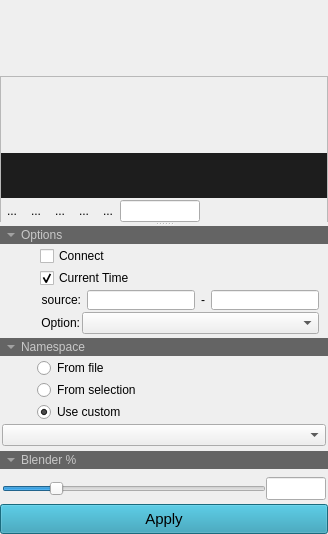
       <widget class="QSplitter" name="Attr_splitter">
        <property name="sizePolicy">
         <sizepolicy hsizetype="Expanding" vsizetype="Expanding">
          <horstretch>0</horstretch>
          <verstretch>0</verstretch>
         </sizepolicy>
        </property>
        <property name="orientation">
         <enum>Qt::Vertical</enum>
        </property>
        <widget class="QWidget" name="layoutWidget_8">
         <layout class="QVBoxLayout" name="verticalLayout_29">
          <property name="spacing">
           <number>0</number>
          </property>
          <item>
           <widget class="QFrame" name="Preview_frame">
            <property name="sizePolicy">
             <sizepolicy hsizetype="Preferred" vsizetype="Expanding">
              <horstretch>0</horstretch>
              <verstretch>0</verstretch>
             </sizepolicy>
            </property>
            <property name="minimumSize">
             <size>
              <width>0</width>
              <height>200</height>
             </size>
            </property>
            <property name="frameShape">
             <enum>QFrame::StyledPanel</enum>
            </property>
            <property name="frameShadow">
             <enum>QFrame::Raised</enum>
            </property>
            <layout class="QVBoxLayout" name="verticalLayout_30">
             <property name="spacing">
              <number>0</number>
             </property>
             <property name="sizeConstraint">
              <enum>QLayout::SetMaximumSize</enum>
             </property>
             <property name="leftMargin">
              <number>0</number>
             </property>
             <property name="topMargin">
              <number>0</number>
             </property>
             <property name="rightMargin">
              <number>0</number>
             </property>
             <property name="bottomMargin">
              <number>0</number>
             </property>
             <item>
              <layout class="QVBoxLayout" name="verticalLayout_Preview">
               <property name="spacing">
                <number>0</number>
               </property>
               <property name="sizeConstraint">
                <enum>QLayout::SetMaximumSize</enum>
               </property>
              </layout>
             </item>
             <item>
              <widget class="QLabel" name="title_label">
               <property name="sizePolicy">
                <sizepolicy hsizetype="Preferred" vsizetype="Fixed">
                 <horstretch>0</horstretch>
                 <verstretch>0</verstretch>
                </sizepolicy>
               </property>
               <property name="minimumSize">
                <size>
                 <width>0</width>
                 <height>45</height>
                </size>
               </property>
               <property name="maximumSize">
                <size>
                 <width>16777215</width>
                 <height>45</height>
                </size>
               </property>
               <property name="font">
                <font>
                 <family>Microsoft YaHei UI</family>
                 <pointsize>9</pointsize>
                 <weight>50</weight>
                 <bold>false</bold>
                </font>
               </property>
               <property name="styleSheet">
                <string notr="true">color: rgb(150, 150, 150);
background-color: rgb(29, 29, 29);</string>
               </property>
               <property name="lineWidth">
                <number>0</number>
               </property>
               <property name="text">
                <string/>
               </property>
               <property name="alignment">
                <set>Qt::AlignLeading|Qt::AlignLeft|Qt::AlignVCenter</set>
               </property>
               <property name="wordWrap">
                <bool>true</bool>
               </property>
              </widget>
             </item>
            </layout>
           </widget>
          </item>
          <item>
           <layout class="QHBoxLayout" name="horizontalLayout_7">
            <item>
             <widget class="QToolButton" name="Play_toolBttn">
              <property name="text">
               <string>...</string>
              </property>
              <property name="autoRaise">
               <bool>true</bool>
              </property>
             </widget>
            </item>
            <item>
             <widget class="QToolButton" name="firstFrame_toolBttn">
              <property name="toolTip">
               <string>起始帧</string>
              </property>
              <property name="text">
               <string>...</string>
              </property>
              <property name="autoRaise">
               <bool>true</bool>
              </property>
             </widget>
            </item>
            <item>
             <widget class="QToolButton" name="prevFrame_toolBttn">
              <property name="toolTip">
               <string>上一帧</string>
              </property>
              <property name="text">
               <string>...</string>
              </property>
              <property name="autoRaise">
               <bool>true</bool>
              </property>
             </widget>
            </item>
            <item>
             <widget class="QToolButton" name="nextFrame_toolBttn">
              <property name="toolTip">
               <string>下一帧</string>
              </property>
              <property name="text">
               <string>...</string>
              </property>
              <property name="autoRaise">
               <bool>true</bool>
              </property>
             </widget>
            </item>
            <item>
             <widget class="QToolButton" name="lastFrame_toolBttn">
              <property name="toolTip">
               <string>结束帧</string>
              </property>
              <property name="text">
               <string>...</string>
              </property>
              <property name="autoRaise">
               <bool>true</bool>
              </property>
             </widget>
            </item>
            <item>
             <widget class="QLineEdit" name="frams_lineEdit">
              <property name="maximumSize">
               <size>
                <width>80</width>
                <height>16777215</height>
               </size>
              </property>
              <property name="readOnly">
               <bool>true</bool>
              </property>
             </widget>
            </item>
            <item>
             <spacer name="horizontalSpacer">
              <property name="orientation">
               <enum>Qt::Horizontal</enum>
              </property>
              <property name="sizeHint" stdset="0">
               <size>
                <width>40</width>
                <height>20</height>
               </size>
              </property>
             </spacer>
            </item>
           </layout>
          </item>
         </layout>
        </widget>
        <widget class="QWidget" name="layoutWidget_9">
         <layout class="QVBoxLayout" name="verticalLayout_31">
          <property name="spacing">
           <number>2</number>
          </property>
          <item>
           <widget class="QFrame" name="apply_option_frame">
            <layout class="QVBoxLayout" name="apply_option_vlayout">
             <property name="spacing">
              <number>0</number>
             </property>
             <property name="leftMargin">
              <number>0</number>
             </property>
             <property name="topMargin">
              <number>0</number>
             </property>
             <property name="rightMargin">
              <number>0</number>
             </property>
             <property name="bottomMargin">
              <number>0</number>
             </property>
             <item>
              <widget class="QToolButton" name="option_tbttn">
               <property name="sizePolicy">
                <sizepolicy hsizetype="Preferred" vsizetype="Fixed">
                 <horstretch>0</horstretch>
                 <verstretch>0</verstretch>
                </sizepolicy>
               </property>
               <property name="maximumSize">
                <size>
                 <width>16777215</width>
                 <height>18</height>
                </size>
               </property>
               <property name="font">
                <font>
                 <family>Microsoft YaHei UI</family>
                 <pointsize>9</pointsize>
                 <weight>50</weight>
                 <bold>false</bold>
                </font>
               </property>
               <property name="styleSheet">
                <string notr="true">background-color: rgb(100, 100, 100);
color: rgb(200, 200, 200);</string>
               </property>
               <property name="text">
                <string>Options</string>
               </property>
               <property name="toolButtonStyle">
                <enum>Qt::ToolButtonTextBesideIcon</enum>
               </property>
               <property name="autoRaise">
                <bool>true</bool>
               </property>
               <property name="arrowType">
                <enum>Qt::DownArrow</enum>
               </property>
              </widget>
             </item>
             <item>
              <widget class="QFrame" name="options_frame">
               <layout class="QVBoxLayout" name="apply_option_vlayout_2">
                <property name="spacing">
                 <number>2</number>
                </property>
                <property name="leftMargin">
                 <number>20</number>
                </property>
                <property name="topMargin">
                 <number>2</number>
                </property>
                <property name="bottomMargin">
                 <number>2</number>
                </property>
                <item>
                 <layout class="QVBoxLayout" name="verticalLayout_33">
                  <property name="leftMargin">
                   <number>20</number>
                  </property>
                  <property name="rightMargin">
                   <number>0</number>
                  </property>
                  <item>
                   <widget class="QCheckBox" name="connect_cBox">
                    <property name="text">
                     <string>Connect</string>
                    </property>
                   </widget>
                  </item>
                  <item>
                   <widget class="QCheckBox" name="currentTime_cBox">
                    <property name="text">
                     <string>Current Time</string>
                    </property>
                    <property name="checked">
                     <bool>true</bool>
                    </property>
                   </widget>
                  </item>
                 </layout>
                </item>
                <item>
                 <layout class="QHBoxLayout" name="apply_option">
                  <property name="spacing">
                   <number>6</number>
                  </property>
                  <item>
                   <widget class="QLabel" name="label_16">
                    <property name="sizePolicy">
                     <sizepolicy hsizetype="Fixed" vsizetype="Preferred">
                      <horstretch>0</horstretch>
                      <verstretch>0</verstretch>
                     </sizepolicy>
                    </property>
                    <property name="minimumSize">
                     <size>
                      <width>61</width>
                      <height>0</height>
                     </size>
                    </property>
                    <property name="maximumSize">
                     <size>
                      <width>61</width>
                      <height>16777215</height>
                     </size>
                    </property>
                    <property name="font">
                     <font>
                      <family>Microsoft YaHei UI</family>
                     </font>
                    </property>
                    <property name="layoutDirection">
                     <enum>Qt::RightToLeft</enum>
                    </property>
                    <property name="text">
                     <string>source:</string>
                    </property>
                    <property name="alignment">
                     <set>Qt::AlignRight|Qt::AlignTrailing|Qt::AlignVCenter</set>
                    </property>
                   </widget>
                  </item>
                  <item>
                   <widget class="QLineEdit" name="apply_option_lineEdit01">
                    <property name="minimumSize">
                     <size>
                      <width>0</width>
                      <height>20</height>
                     </size>
                    </property>
                   </widget>
                  </item>
                  <item>
                   <widget class="QLabel" name="label_17">
                    <property name="text">
                     <string>-</string>
                    </property>
                   </widget>
                  </item>
                  <item>
                   <widget class="QLineEdit" name="apply_option_lineEdit02">
                    <property name="minimumSize">
                     <size>
                      <width>0</width>
                      <height>20</height>
                     </size>
                    </property>
                   </widget>
                  </item>
                 </layout>
                </item>
                <item>
                 <layout class="QHBoxLayout" name="apply_option_10">
                  <item>
                   <widget class="QLabel" name="label_18">
                    <property name="sizePolicy">
                     <sizepolicy hsizetype="Fixed" vsizetype="Preferred">
                      <horstretch>0</horstretch>
                      <verstretch>0</verstretch>
                     </sizepolicy>
                    </property>
                    <property name="minimumSize">
                     <size>
                      <width>60</width>
                      <height>0</height>
                     </size>
                    </property>
                    <property name="maximumSize">
                     <size>
                      <width>60</width>
                      <height>16777215</height>
                     </size>
                    </property>
                    <property name="font">
                     <font>
                      <family>Microsoft YaHei UI</family>
                     </font>
                    </property>
                    <property name="text">
                     <string>Option:</string>
                    </property>
                    <property name="alignment">
                     <set>Qt::AlignRight|Qt::AlignTrailing|Qt::AlignVCenter</set>
                    </property>
                   </widget>
                  </item>
                  <item>
                   <widget class="QComboBox" name="apply_option_combox">
                    <property name="font">
                     <font>
                      <family>Microsoft YaHei UI</family>
                     </font>
                    </property>
                   </widget>
                  </item>
                 </layout>
                </item>
               </layout>
              </widget>
             </item>
            </layout>
           </widget>
          </item>
          <item>
           <widget class="QFrame" name="namespace_frame">
            <layout class="QVBoxLayout" name="namespace_vlayout">
             <property name="spacing">
              <number>0</number>
             </property>
             <property name="leftMargin">
              <number>0</number>
             </property>
             <property name="topMargin">
              <number>0</number>
             </property>
             <property name="rightMargin">
              <number>0</number>
             </property>
             <property name="bottomMargin">
              <number>0</number>
             </property>
             <item>
              <widget class="QToolButton" name="namespace_tbttn">
               <property name="sizePolicy">
                <sizepolicy hsizetype="Preferred" vsizetype="Fixed">
                 <horstretch>0</horstretch>
                 <verstretch>0</verstretch>
                </sizepolicy>
               </property>
               <property name="maximumSize">
                <size>
                 <width>16777215</width>
                 <height>18</height>
                </size>
               </property>
               <property name="font">
                <font>
                 <family>Microsoft YaHei UI</family>
                 <pointsize>9</pointsize>
                 <weight>50</weight>
                 <bold>false</bold>
                </font>
               </property>
               <property name="styleSheet">
                <string notr="true">background-color: rgb(100, 100, 100);
color: rgb(200, 200, 200);</string>
               </property>
               <property name="text">
                <string>Namespace</string>
               </property>
               <property name="toolButtonStyle">
                <enum>Qt::ToolButtonTextBesideIcon</enum>
               </property>
               <property name="autoRaise">
                <bool>true</bool>
               </property>
               <property name="arrowType">
                <enum>Qt::DownArrow</enum>
               </property>
              </widget>
             </item>
             <item>
              <widget class="QFrame" name="namespace_frame_2">
               <layout class="QVBoxLayout" name="namespace_vlayout_02">
                <property name="spacing">
                 <number>2</number>
                </property>
                <property name="leftMargin">
                 <number>2</number>
                </property>
                <property name="topMargin">
                 <number>2</number>
                </property>
                <property name="rightMargin">
                 <number>2</number>
                </property>
                <property name="bottomMargin">
                 <number>2</number>
                </property>
                <item>
                 <layout class="QVBoxLayout" name="namespace_vlayout_2">
                  <property name="spacing">
                   <number>2</number>
                  </property>
                  <property name="leftMargin">
                   <number>35</number>
                  </property>
                  <item>
                   <widget class="QRadioButton" name="namespace_rBtn_01">
                    <property name="text">
                     <string>From file</string>
                    </property>
                    <attribute name="buttonGroup">
                     <string notr="true">namespace_bttnGroup</string>
                    </attribute>
                   </widget>
                  </item>
                  <item>
                   <widget class="QRadioButton" name="namespace_rBtn_03">
                    <property name="text">
                     <string>From selection</string>
                    </property>
                    <attribute name="buttonGroup">
                     <string notr="true">namespace_bttnGroup</string>
                    </attribute>
                   </widget>
                  </item>
                  <item>
                   <widget class="QRadioButton" name="namespace_rBtn_02">
                    <property name="text">
                     <string>Use custom</string>
                    </property>
                    <property name="checked">
                     <bool>true</bool>
                    </property>
                    <attribute name="buttonGroup">
                     <string notr="true">namespace_bttnGroup</string>
                    </attribute>
                   </widget>
                  </item>
                 </layout>
                </item>
                <item>
                 <layout class="QHBoxLayout" name="reference_hlayout">
                  <property name="topMargin">
                   <number>0</number>
                  </property>
                  <property name="bottomMargin">
                   <number>1</number>
                  </property>
                  <item>
                   <widget class="QComboBox" name="reference_combox">
                    <property name="font">
                     <font>
                      <family>Microsoft YaHei UI</family>
                     </font>
                    </property>
                   </widget>
                  </item>
                 </layout>
                </item>
               </layout>
              </widget>
             </item>
            </layout>
           </widget>
          </item>
          <item>
           <widget class="QFrame" name="pose_percent_frame">
            <layout class="QVBoxLayout" name="pose_percent_vlayout">
             <property name="spacing">
              <number>6</number>
             </property>
             <property name="leftMargin">
              <number>0</number>
             </property>
             <property name="topMargin">
              <number>0</number>
             </property>
             <property name="rightMargin">
              <number>0</number>
             </property>
             <property name="bottomMargin">
              <number>0</number>
             </property>
             <item>
              <widget class="QToolButton" name="blender_tbttn">
               <property name="sizePolicy">
                <sizepolicy hsizetype="Preferred" vsizetype="Fixed">
                 <horstretch>0</horstretch>
                 <verstretch>0</verstretch>
                </sizepolicy>
               </property>
               <property name="maximumSize">
                <size>
                 <width>16777215</width>
                 <height>18</height>
                </size>
               </property>
               <property name="font">
                <font>
                 <family>Microsoft YaHei UI</family>
                 <pointsize>9</pointsize>
                 <weight>50</weight>
                 <bold>false</bold>
                </font>
               </property>
               <property name="styleSheet">
                <string notr="true">background-color: rgb(100, 100, 100);
color: rgb(200, 200, 200);</string>
               </property>
               <property name="text">
                <string>Blender %</string>
               </property>
               <property name="toolButtonStyle">
                <enum>Qt::ToolButtonTextBesideIcon</enum>
               </property>
               <property name="autoRaise">
                <bool>true</bool>
               </property>
               <property name="arrowType">
                <enum>Qt::DownArrow</enum>
               </property>
              </widget>
             </item>
             <item>
              <widget class="QFrame" name="pose_percent_frame_2">
               <layout class="QHBoxLayout" name="pose_percent">
                <property name="spacing">
                 <number>0</number>
                </property>
                <property name="leftMargin">
                 <number>2</number>
                </property>
                <property name="topMargin">
                 <number>2</number>
                </property>
                <property name="rightMargin">
                 <number>2</number>
                </property>
                <property name="bottomMargin">
                 <number>2</number>
                </property>
                <item>
                 <widget class="QSlider" name="posePercentSlider">
                  <property name="minimum">
                   <number>-30</number>
                  </property>
                  <property name="maximum">
                   <number>130</number>
                  </property>
                  <property name="value">
                   <number>0</number>
                  </property>
                  <property name="orientation">
                   <enum>Qt::Horizontal</enum>
                  </property>
                 </widget>
                </item>
                <item>
                 <widget class="QLineEdit" name="posePercentLineEdit">
                  <property name="minimumSize">
                   <size>
                    <width>0</width>
                    <height>23</height>
                   </size>
                  </property>
                  <property name="maximumSize">
                   <size>
                    <width>60</width>
                    <height>16777215</height>
                   </size>
                  </property>
                 </widget>
                </item>
               </layout>
              </widget>
             </item>
            </layout>
           </widget>
          </item>
          <item>
           <spacer name="verticalSpacer">
            <property name="orientation">
             <enum>Qt::Vertical</enum>
            </property>
            <property name="sizeHint" stdset="0">
             <size>
              <width>20</width>
              <height>40</height>
             </size>
            </property>
           </spacer>
          </item>
          <item>
           <widget class="QPushButton" name="action_apply_bttn">
            <property name="minimumSize">
             <size>
              <width>0</width>
              <height>30</height>
             </size>
            </property>
            <property name="font">
             <font>
              <family>Microsoft YaHei UI</family>
              <pointsize>11</pointsize>
              <weight>50</weight>
              <bold>false</bold>
             </font>
            </property>
            <property name="styleSheet">
             <string notr="true">color: rgb(0, 0, 0);
background-color: rgb(36,150, 176);</string>
            </property>
            <property name="text">
             <string>Apply</string>
            </property>
           </widget>
          </item>
         </layout>
        </widget>
       </widget>
